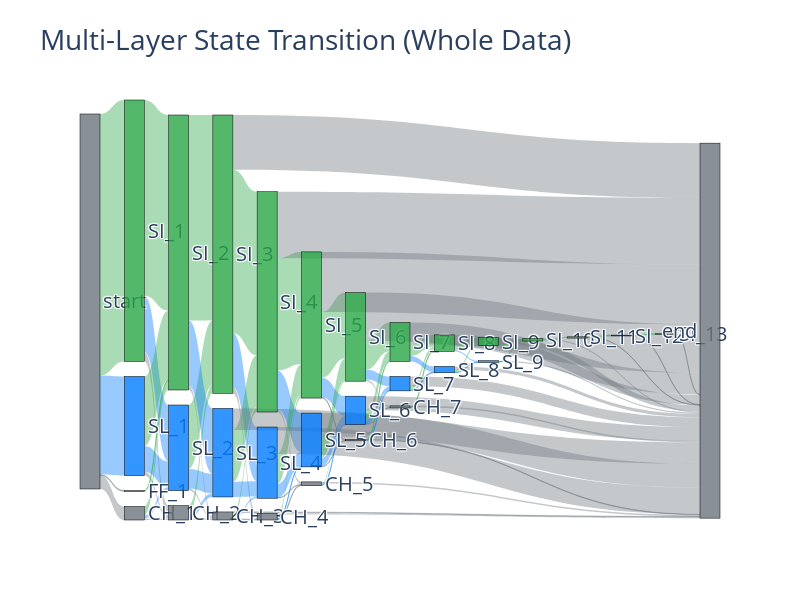

Here is the notebook cell this chart was saved with:
### Code cell
eda.Transition.Probability.visualizer(layered=True, grouped=False)
